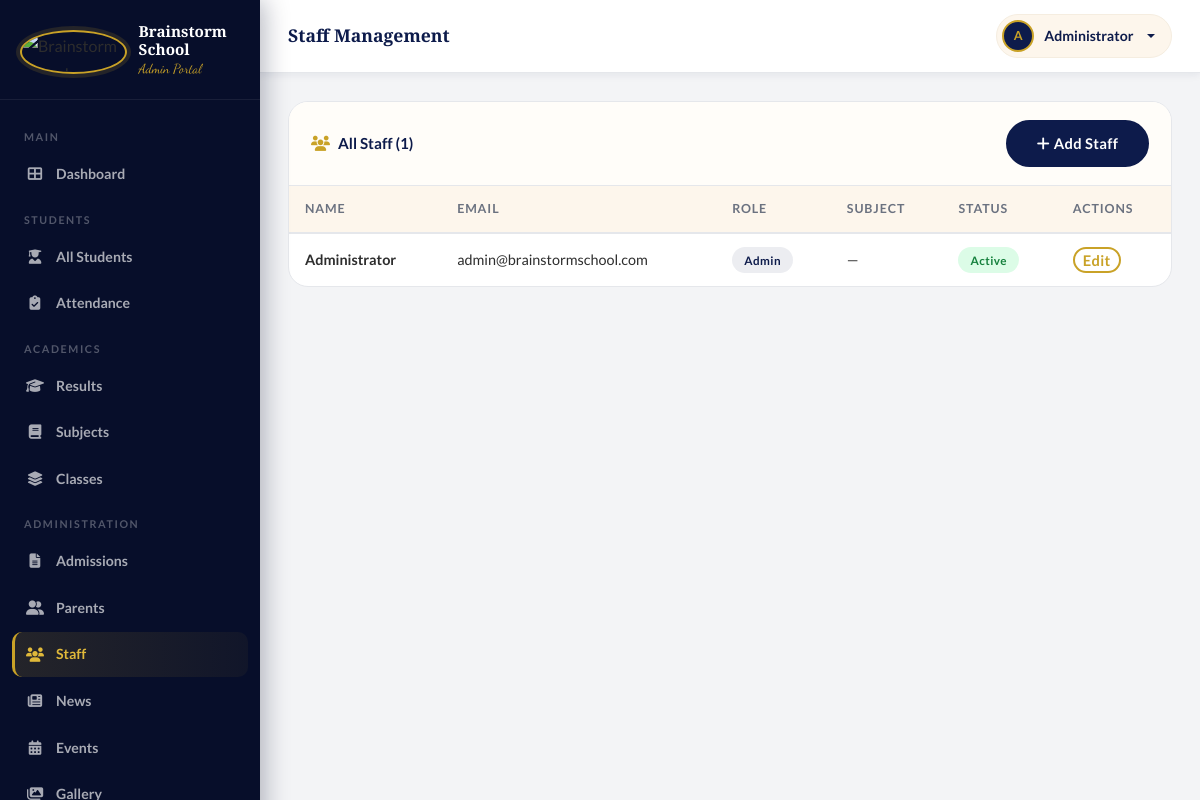
The page /admin/staff.php (signed in) on the database its author committed.
### tables this page shows
CREATE TABLE users (
    id INT AUTO_INCREMENT PRIMARY KEY,
    full_name VARCHAR(100) NOT NULL,
    email VARCHAR(100) UNIQUE NOT NULL,
    password VARCHAR(255) NOT NULL,
    role ENUM('admin', 'teacher') DEFAULT 'teacher',
    phone VARCHAR(20),
    subject VARCHAR(100),
    profile_photo VARCHAR(255),
    status ENUM('active', 'inactive') DEFAULT 'active',
    created_at TIMESTAMP DEFAULT CURRENT_TIMESTAMP
);

### includes/config.php (called while the page is built, shortened)
<?php
function e($string) {
    return htmlspecialchars($string ?? '', ENT_QUOTES, 'UTF-8');
}

### admin/staff.php (the view, shortened to what this page needs)
<?php
require_once '../includes/dash_header.php';
$db      = getDB();
$staff = $db->query("SELECT * FROM users ORDER BY role, full_name")->fetchAll();
?>
<div class="dash-card">
    <div class="dash-card-header">
        <h6><i class="fas fa-users me-2 text-gold"></i>All Staff (<?= count($staff) ?>)</h6>
        <a href="/admin/staff.php?action=add" class="btn btn-navy btn-sm"><i class="fas fa-plus me-1"></i>Add Staff</a>
    </div>
    <div class="table-responsive">
        <table class="data-table">
            <thead><tr><th>Name</th><th>Email</th><th>Role</th><th>Subject</th><th>Status</th><th>Actions</th></tr></thead>
            <tbody>
                <?php foreach ($staff as $s): ?>
                <tr>
                    <td class="fw-semibold"><?= e($s['full_name']) ?></td>
                    <td class="small"><?= e($s['email']) ?></td>
                    <td><span class="pill <?= $s['role'] === 'admin' ? 'pill-navy' : 'pill-info' ?>"><?= ucfirst($s['role']) ?></span></td>
                    <td class="small"><?= e($s['subject'] ?: '—') ?></td>
                    <td><span class="pill <?= $s['status'] === 'active' ? 'pill-success' : 'pill-danger' ?>"><?= ucfirst($s['status']) ?></span></td>
                    <td>
                        <div class="d-flex gap-1">
                            <a href="?action=edit&id=<?= $s['id'] ?>" class="btn btn-sm btn-outline-gold py-0 px-2">Edit</a>
                        </div>
                    </td>
                </tr>
                <?php endforeach; ?>
            </tbody>
        </table>
    </div>
</div>
<?php require_once '../includes/dash_footer.php'; ?>

### assets/css/style.css (style rules this page uses)
:root { --navy: #0d1b4b; --navy-dark: #070e2a; --navy-mid: #1a2e6e; --navy-light: #2a4494; --gold: #c9a227; --gold-light: #e0b93a; --gold-pale: #fdf4dc; --cream: #fdf6ec; --cream-dark: #f5ede0; --warm-white: #fffdf9; --red: #b91c1c; --white: #ffffff; --gray-100: #f3f4f6; --gray-200: #e5e7eb; --gray-400: #9ca3af; --gray-500: #6b7280; --gray-700: #374151; --text-body: #2d2d2d; --text-muted: #6b7280; --shadow-sm: 0 2px 8px rgba(13,27,75,0.07); --shadow-md: 0 6px 24px rgba(13,27,75,0.11); --shadow-lg: 0 16px 48px rgba(13,27,75,0.15); --shadow-warm: 0 8px 32px rgba(201,162,39,0.18); --radius: 12px; --radius-lg: 20px; --radius-xl: 32px; --transition: all 0.3s cubic-bezier(0.4, 0, 0.2, 1); }
*, *::before, *::after { box-sizing: border-box; margin: 0; padding: 0; }
html { scroll-behavior: smooth; }
body { font-family: 'Lato', sans-serif; color: var(--text-body); background: var(--warm-white); font-size: 16px; line-height: 1.75; -webkit-font-smoothing: antialiased; }
h1, h2, h3, h4, h5, h6 { font-family: 'Playfair Display', serif; color: var(--navy); line-height: 1.2; font-weight: 700; }
a { color: var(--navy); text-decoration: none; transition: var(--transition); }
.text-gold { color: var(--gold) !important; }
.btn-navy { background: var(--navy); color: var(--white); font-family: 'Lato', sans-serif; font-weight: 700; font-size: 0.92rem; border: 2px solid var(--navy); border-radius: 50px; padding: 0.65rem 1.8rem; transition: var(--transition); letter-spacing: 0.02em; }
.btn-outline-gold { border: 2px solid var(--gold); color: var(--gold); font-family: 'Lato', sans-serif; font-weight: 700; font-size: 0.92rem; border-radius: 50px; padding: 0.65rem 1.8rem; background: transparent; transition: var(--transition); letter-spacing: 0.02em; }
.dash-card { background: var(--white); border-radius: var(--radius-lg); border: 1.5px solid var(--gray-200); overflow: hidden; }
.dash-card-header { padding: 18px 22px; border-bottom: 1px solid var(--gray-200); display: flex; align-items: center; justify-content: space-between; background: var(--warm-white); }
.dash-card-header h6 { font-family: 'Lato', sans-serif; font-size: 0.95rem; font-weight: 700; color: var(--navy); margin: 0; }
.data-table { width: 100%; border-collapse: separate; border-spacing: 0; }
.data-table thead tr { background: var(--cream); }
.data-table thead th { padding: 12px 16px; font-family: 'Lato', sans-serif; font-size: 0.78rem; font-weight: 700; text-transform: uppercase; letter-spacing: 0.07em; color: var(--text-muted); border-bottom: 2px solid var(--gray-200); }
.data-table tbody td { padding: 13px 16px; font-family: 'Lato', sans-serif; font-size: 0.9rem; border-bottom: 1px solid var(--gray-200); vertical-align: middle; }
.data-table tbody tr:last-child td { border-bottom: none; }
.pill { display: inline-block; padding: 3px 12px; border-radius: 50px; font-family: 'Lato', sans-serif; font-size: 0.73rem; font-weight: 700; letter-spacing: 0.04em; }
.pill-success { background: #dcfce7; color: #15803d; }
.pill-navy { background: rgba(13,27,75,0.08); color: var(--navy); }

### rows shown on the page
users: full_name "Administrator", email "admin@brainstormschool.com", role "Admin", subject "—", status "Active"

### other values the page prints
SITE_NAME "Brainstorm School"
$user['role'] "Admin"
$pageTitle "Staff Management"
explode(' ', $user['name'])[0] "Administrator"
count($staff) "1"
